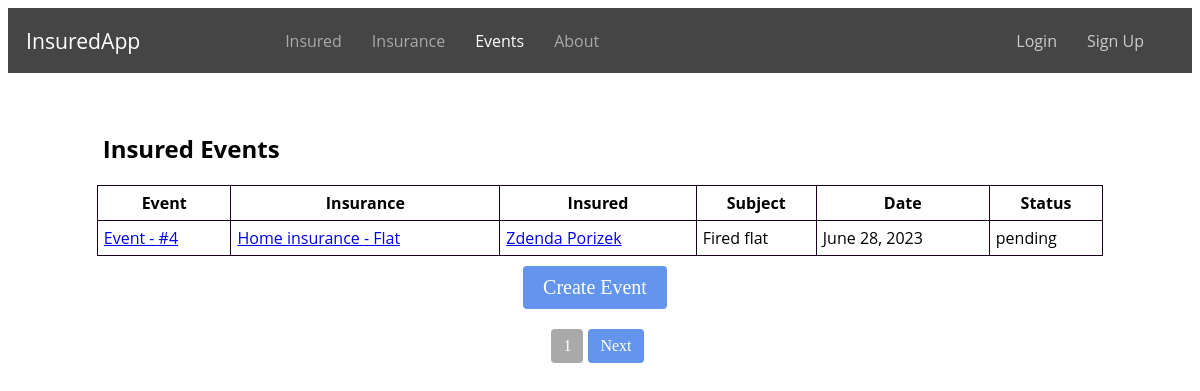
Screenshot of /insurance_events/ with the database file from the repository.
### evidence/models.py (models this page shows, shortened)
class InsuranceEvent(models.Model):
    STATUS_CHOICES = (
        ('pending', 'Pending'),
        ('approved', 'Approved'),
        ('rejected', 'Rejected'),
        ('in_progress', 'In Progress'),
        ('completed', 'Completed'),
    )
    insurance = models.ForeignKey(Insurance, on_delete=models.CASCADE, null=True)
    subject = models.CharField(max_length=32, null=True)
    description = models.TextField()
    date = models.DateField()
    status = models.CharField(max_length=32, choices=STATUS_CHOICES)
    note = models.TextField(blank=True, null=True)

class Insurance(models.Model):
    INSURANCE_TYPE = (
        ('home', 'Home insurance'),
        ('car', 'Car insurance'),
        ('property', 'Property insurance'),
    )
    insurance = models.ManyToManyField(Insured, related_name='insurance')
    type = models.CharField(max_length=32, choices=INSURANCE_TYPE)
    subject = models.CharField(max_length=32)
    amount = models.CharField(max_length=32)
    valid_from = models.DateField()
    valid_until = models.DateField()
    class Meta:
        ordering = ['id']

class Insured(models.Model):
    user = models.ForeignKey(User, on_delete=models.CASCADE, related_name='insured', null=True)
    ROLE_CHOICES = (
        ('insurer', 'Insurer'),
        ('insured', 'Insured'),
    )
    first_name = models.CharField(max_length=100)
    profile_photo = models.ImageField(upload_to='profile_photos', blank=True, null=True)
    last_name = models.CharField(max_length=100)
    email = models.EmailField()
    role = models.CharField(max_length=10, choices=ROLE_CHOICES, null=True)
    street = models.CharField(max_length=100)
    city = models.CharField(max_length=64)
    zipcode = models.CharField(max_length=16)
    phone = models.CharField(max_length=16)
    class Meta:
        ordering = ['id']

### evidence/views.py (the view)
# urls.py: path('insurance_events/', insurance_events, name='insurance_events'),
def insurance_events(request):
    events = InsuranceEvent.objects.all()
    for event in events:
        insured_names = ", ".join([insured.first_name for insured in event.insurance.insurance.all()])
        setattr(event, 'insured_names', insured_names)
    events = InsuranceEvent.objects.order_by('id')
    paginator = Paginator(events, 1)
    page_number = request.GET.get('page')
    page_obj = paginator.get_page(page_number)
    return render(request, 'insurance_events.html', {'page_obj': page_obj})

### evidence/templates/insurance_events.html (shortened to what this page needs)
{% extends 'base.html' %}
{% block content %}
  <h2 class="insured-events-h">Insured Events</h2>
  <table class="insured-events-table">
    <thead>
      <tr>
        <th>Event</th>
        <th>Insurance</th>
        <th>Insured</th>
        <th>Subject</th>
        <th>Date</th>
        <th>Status</th>
      </tr>
    </thead>
    <tbody>
      {% for event in page_obj %}
        <tr>
          <td>
            <a href="{% url 'insurance_event_detail' event_id=event.id %}">
              Event - #{{ event.id }}
            </a>
          </td>
          <td>
          <a href="{% url 'insurance_detail' event.insurance.id %}">
            {{ event.insurance.get_type_display }} - {{ event.insurance.subject }}
          </a>
          </td>
          <td>
              {% for insured in event.insurance.insurance.all %}
            <a href="{% url 'insured_detail' insured.id %}">
              {{ insured.first_name }} {{ insured.last_name }}
            </a>{% if not forloop.last %}, {% endif %}
              {% endfor %}
          </td>
          <td>{{ event.subject }}</td>
          <td>{{ event.date }}</td>
          <td>{{ event.status }}</td>
        </tr>
      {% endfor %}
    </tbody>
  </table>
  <div class="main-buttons">
    <a href="{% url 'create_event' %}" class="button button-add">Create Event</a>
  </div>
  <div class="pagination">
    <span class="current-page">{{ page_obj.number }}</span>
    {% if page_obj.has_next %}
        <a href="?page={{ page_obj.next_page_number }}">Next</a>
    {% endif %}
    </div>
{% endblock %}

### static/css/style.css (style rules this page uses)
.insured-h, .insurances-h, .insured-events-h { margin-top: 5%; margin-left: 8%; font-family: 'Open Sans', sans-serif; }
.button { display: inline-block; padding: 5px 10px; color: #fff; text-decoration: none; font-size: 14px; border-radius: 4px; }
.button-add { background-color: #6495ED; }
.main-buttons { display: flex; justify-content: center; margin-top: 10px; }
.main-buttons .button { margin-right: 10px; font-size: 20px; padding: 10px 20px; }
.insured-table, .policies-table, .insurances-table, .insured-events-table { width: 85%; margin-top: 20px; margin-left: auto; margin-right: auto; border-collapse: collapse; font-family: 'Open Sans', sans-serif; }
.insured-table th, .insured-table td, .policies-table th, .policies-table td, .insurances-table th, .insurances-table td, .insured-events-table th, .insured-events-table td { padding: 6px; border: 1px solid #1a001a; }
.pagination { display: flex; justify-content: center; margin-top: 20px; }
.pagination a { display: inline-block; padding: 8px 12px; background-color: #6495ED; color: #fff; text-decoration: none; font-size: 16px; border-radius: 4px; margin-right: 5px; }
.pagination .current-page { display: inline-block; padding: 8px 12px; background-color: #A9A9A9; color: #fff; font-size: 16px; border-radius: 4px; margin-right: 5px; }

### rows the page displays
InsuranceEvent: id "4", insurance.type "Home insurance", insurance.subject "Flat", subject "Fired flat", date "June 28, 2023", status "pending"
Insured: first_name "Zdenda", last_name "Porizek"

### other values shown
{{ page_obj.number }} "1"
